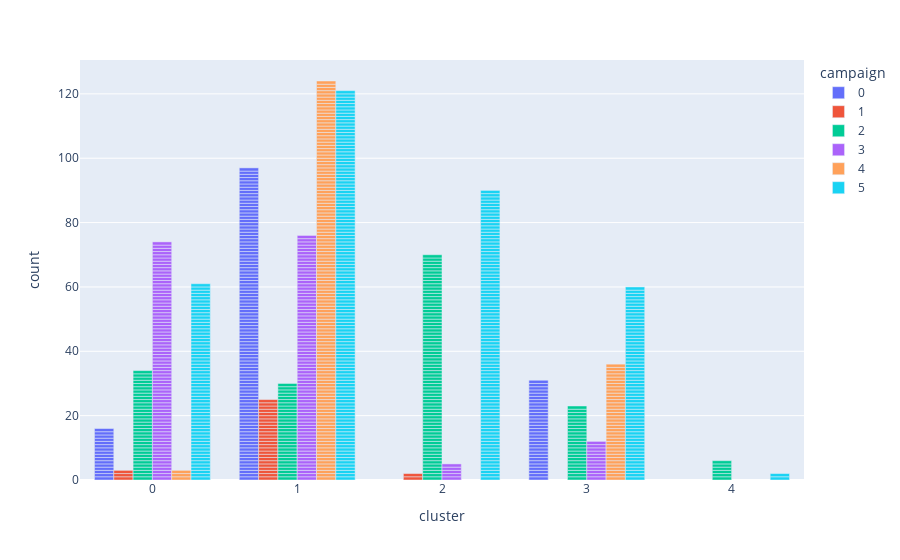

Notebook code cell kept with this figure:
### Code cell
px.bar(
    df2_melted_for_campaigns,
    x='cluster',
    y='count',
    color='campaign',
    barmode='group'
)

### Figure 1 — Plotly figure (JSON) as saved in the notebook; plotly's stock layout.template omitted (floating-point values rounded to 4 significant figures; data arrays with more than 128 entries replaced by an {"elided": "..."} marker saying what was removed)
{"data": [{"alignmentgroup": "True", "hovertemplate": "campaign=0<br>cluster=%{x}<br>count=%{y}<extra></extra>", "legendgroup": "0", "marker": {"color": "#636efa"}, "name": "0", "offsetgroup": "0", "orientation": "v", "showlegend": true, "textposition": "auto", "type": "bar", "x": {"elided": "144 int values"}, "xaxis": "x", "y": {"elided": "144 int values"}, "yaxis": "y"}, {"alignmentgroup": "True", "hovertemplate": "campaign=1<br>cluster=%{x}<br>count=%{y}<extra></extra>", "legendgroup": "1", "marker": {"color": "#EF553B"}, "name": "1", "offsetgroup": "1", "orientation": "v", "showlegend": true, "textposition": "auto", "type": "bar", "x": [1, 0, 0, 1, 1, 1, 1, 1, 1, 1, 1, 1, 2, 1, 1, 1, 1, 1, 2, 1, 1, 1, 1, 1, 0, 1, 1, 1, 1, 1], "xaxis": "x", "y": [1, 1, 1, 1, 1, 1, 1, 1, 1, 1, 1, 1, 1, 1, 1, 1, 1, 1, 1, 1, 1, 1, 1, 1, 1, 1, 1, 1, 1, 1], "yaxis": "y"}, {"alignmentgroup": "True", "hovertemplate": "campaign=2<br>cluster=%{x}<br>count=%{y}<extra></extra>", "legendgroup": "2", "marker": {"color": "#00cc96"}, "name": "2", "offsetgroup": "2", "orientation": "v", "showlegend": true, "textposition": "auto", "type": "bar", "x": {"elided": "163 int values"}, "xaxis": "x", "y": {"elided": "163 int values"}, "yaxis": "y"}, {"alignmentgroup": "True", "hovertemplate": "campaign=3<br>cluster=%{x}<br>count=%{y}<extra></extra>", "legendgroup": "3", "marker": {"color": "#ab63fa"}, "name": "3", "offsetgroup": "3", "orientation": "v", "showlegend": true, "textposition": "auto", "type": "bar", "x": {"elided": "167 int values"}, "xaxis": "x", "y": {"elided": "167 int values"}, "yaxis": "y"}, {"alignmentgroup": "True", "hovertemplate": "campaign=4<br>cluster=%{x}<br>count=%{y}<extra></extra>", "legendgroup": "4", "marker": {"color": "#FFA15A"}, "name": "4", "offsetgroup": "4", "orientation": "v", "showlegend": true, "textposition": "auto", "type": "bar", "x": {"elided": "163 int values"}, "xaxis": "x", "y": {"elided": "163 int values"}, "yaxis": "y"}, {"alignmentgroup": "True", "hovertemplate": "campaign=5<br>cluster=%{x}<br>count=%{y}<extra></extra>", "legendgroup": "5", "marker": {"color": "#19d3f3"}, "name": "5", "offsetgroup": "5", "orientation": "v", "showlegend": true, "textposition": "auto", "type": "bar", "x": {"elided": "334 int values"}, "xaxis": "x", "y": {"elided": "334 int values"}, "yaxis": "y"}], "layout": {"barmode": "group", "legend": {"title": {"text": "campaign"}, "tracegroupgap": 0}, "margin": {"t": 60}, "xaxis": {"anchor": "y", "domain": [0.0, 1.0], "title": {"text": "cluster"}}, "yaxis": {"anchor": "x", "domain": [0.0, 1.0], "title": {"text": "count"}}}}
